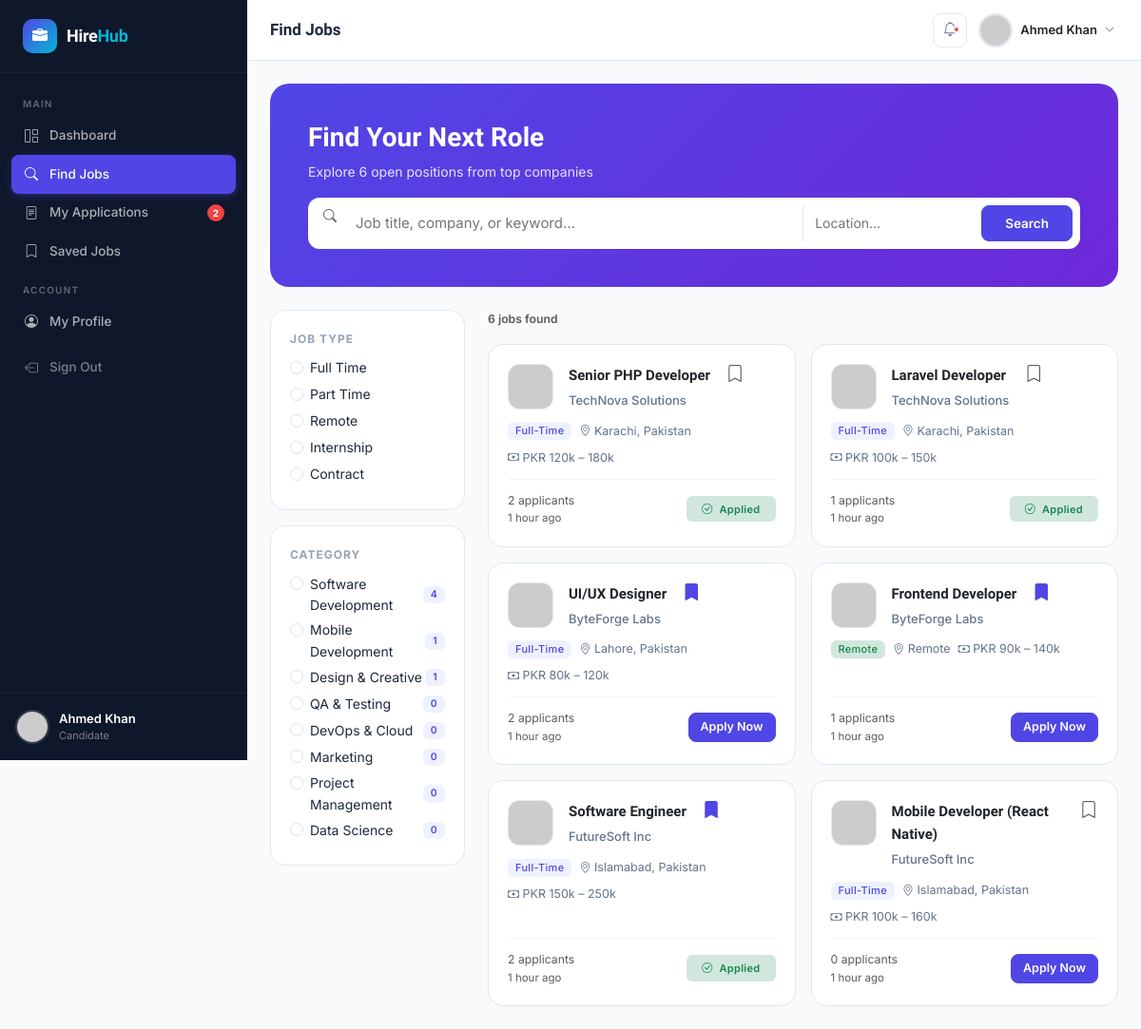
/candidate/jobs.php (signed in), run on the app's committed database.
### tables this page shows
CREATE TABLE `notifications` (
  `id` int(11) NOT NULL AUTO_INCREMENT,
  `user_id` int(11) NOT NULL,
  `type` varchar(50) NOT NULL,
  `title` varchar(200) NOT NULL,
  `message` text NOT NULL,
  `link` varchar(255) DEFAULT NULL,
  `is_read` tinyint(1) NOT NULL DEFAULT 0,
  `created_at` timestamp NOT NULL DEFAULT CURRENT_TIMESTAMP,
  PRIMARY KEY (`id`),
  KEY `user_id` (`user_id`),
  CONSTRAINT `notif_user_fk` FOREIGN KEY (`user_id`) REFERENCES `users` (`id`) ON DELETE CASCADE
);

CREATE TABLE `users` (
  `id` int(11) NOT NULL AUTO_INCREMENT,
  `name` varchar(100) NOT NULL,
  `email` varchar(150) NOT NULL,
  `password` varchar(255) NOT NULL,
  `role` enum('admin','company','candidate') NOT NULL DEFAULT 'candidate',
  `is_active` tinyint(1) NOT NULL DEFAULT 1,
  `avatar` varchar(255) DEFAULT NULL,
  `created_at` timestamp NOT NULL DEFAULT CURRENT_TIMESTAMP,
  `updated_at` timestamp NOT NULL DEFAULT CURRENT_TIMESTAMP ON UPDATE CURRENT_TIMESTAMP,
  PRIMARY KEY (`id`),
  UNIQUE KEY `email` (`email`)
);

CREATE TABLE `job_categories` (
  `id` int(11) NOT NULL AUTO_INCREMENT,
  `name` varchar(100) NOT NULL,
  `icon` varchar(50) DEFAULT 'briefcase',
  `created_at` timestamp NOT NULL DEFAULT CURRENT_TIMESTAMP,
  PRIMARY KEY (`id`)
);

CREATE TABLE `jobs` (
  `id` int(11) NOT NULL AUTO_INCREMENT,
  `company_id` int(11) NOT NULL,
  `category_id` int(11) NOT NULL,
  `title` varchar(200) NOT NULL,
  `type` enum('full-time','part-time','remote','internship','contract') NOT NULL DEFAULT 'full-time',
  `salary_min` decimal(10,2) DEFAULT NULL,
  `salary_max` decimal(10,2) DEFAULT NULL,
  `salary_currency` varchar(10) DEFAULT 'USD',
  `location` varchar(150) DEFAULT NULL,
  `description` longtext NOT NULL,
  `requirements` text DEFAULT NULL,
  `benefits` text DEFAULT NULL,
  `deadline` date DEFAULT NULL,
  `is_active` tinyint(1) NOT NULL DEFAULT 1,
  `views` int(11) NOT NULL DEFAULT 0,
  `created_at` timestamp NOT NULL DEFAULT CURRENT_TIMESTAMP,
  `updated_at` timestamp NOT NULL DEFAULT CURRENT_TIMESTAMP ON UPDATE CURRENT_TIMESTAMP,
  PRIMARY KEY (`id`),
  KEY `company_id` (`company_id`),
  KEY `category_id` (`category_id`),
  CONSTRAINT `jobs_company_fk` FOREIGN KEY (`company_id`) REFERENCES `companies` (`id`) ON DELETE CASCADE,
  CONSTRAINT `jobs_category_fk` FOREIGN KEY (`category_id`) REFERENCES `job_categories` (`id`)
);

CREATE TABLE `companies` (
  `id` int(11) NOT NULL AUTO_INCREMENT,
  `user_id` int(11) NOT NULL,
  `company_name` varchar(150) NOT NULL,
  `logo` varchar(255) DEFAULT NULL,
  `industry` varchar(100) DEFAULT NULL,
  `website` varchar(255) DEFAULT NULL,
  `description` text DEFAULT NULL,
  `location` varchar(150) DEFAULT NULL,
  `phone` varchar(30) DEFAULT NULL,
  `founded_year` year DEFAULT NULL,
  `company_size` enum('1-10','11-50','51-200','201-500','501-1000','1000+') DEFAULT '1-10',
  `is_verified` tinyint(1) NOT NULL DEFAULT 0,
  `created_at` timestamp NOT NULL DEFAULT CURRENT_TIMESTAMP,
  `updated_at` timestamp NOT NULL DEFAULT CURRENT_TIMESTAMP ON UPDATE CURRENT_TIMESTAMP,
  PRIMARY KEY (`id`),
  KEY `user_id` (`user_id`),
  CONSTRAINT `companies_user_fk` FOREIGN KEY (`user_id`) REFERENCES `users` (`id`) ON DELETE CASCADE
);

### candidate/jobs.php (the view, shortened to what the rows shown need)
<?php
require_once __DIR__ . '/../core/functions.php';
$user      = currentUser();
$candidate = Database::fetch("SELECT * FROM candidates WHERE user_id = ?", [$user['id']]);
$pageTitle  = 'Find Jobs';
$activePage = 'jobs';
$cat      = (int)($_GET['cat'] ?? 0);
$where  = ['j.is_active = 1'];
$params = [];
$jobs = Database::fetchAll(
    "SELECT j.*, c.company_name, c.logo, cat.name AS cat_name,
            (SELECT COUNT(*) FROM applications WHERE job_id = j.id) AS app_count,
            (SELECT COUNT(*) FROM applications WHERE job_id = j.id AND candidate_id = ?) AS already_applied,
            (SELECT COUNT(*) FROM saved_jobs WHERE job_id = j.id AND candidate_id = ?) AS is_saved
     FROM jobs j
     JOIN companies c ON j.company_id = c.id
     JOIN job_categories cat ON j.category_id = cat.id
     WHERE " . implode(' AND ', $where) . "
     ORDER BY j.created_at DESC",
    array_merge([$candidate['id'], $candidate['id']], $params)
);
$categories = Database::fetchAll("SELECT cat.*, COUNT(j.id) AS job_count FROM job_categories cat LEFT JOIN jobs j ON j.category_id=cat.id AND j.is_active=1 GROUP BY cat.id ORDER BY job_count DESC");
include __DIR__ . '/../views/partials/head.php';
?>
<div class="app-shell">
<?php include __DIR__ . '/../views/partials/sidebar.php'; ?>
<div class="main-content">
<?php include __DIR__ . '/../views/partials/navbar.php'; ?>
<div class="page-content">
<div class="search-hero mb-4">
  <h1>Find Your Next Role</h1>
</div>
<div class="row g-4">
  <div class="col-lg-3">
    <form method="GET" id="filterForm">
      <div class="filter-panel">
        <?php foreach ($categories as $c): ?>
        <div class="form-check mb-1 d-flex align-items-center justify-content-between">
          <div>
            <input class="form-check-input" type="radio" name="cat" id="cat_<?= $c['id'] ?>"
                   value="<?= $c['id'] ?>" <?= $cat === $c['id'] ? 'checked' : '' ?>
                   onchange="this.form.submit()">
            <label class="form-check-label" for="cat_<?= $c['id'] ?>"><?= e($c['name']) ?></label>
          </div>
          <span class="badge bg-primary-subtle text-primary" style="font-size:10.5px"><?= $c['job_count'] ?></span>
        </div>
        <?php endforeach; ?>
      </div>
    </form>
  </div>
  <div class="col-lg-9">
    <?php if (empty($jobs)): ?>
    <div class="card">
      <div class="card-body">
        <div class="empty-state py-5">
          <div class="empty-state-icon"><i class="bi bi-search"></i></div>
          <h5>No jobs match your search</h5>
          <p>Try different keywords or remove some filters.</p>
          <a href="<?= BASE_URL ?>/candidate/jobs.php" class="btn btn-outline-primary">Clear filters</a>
        </div>
      </div>
    </div>
    <?php else: ?>
    <div class="row g-3">
      <?php foreach ($jobs as $job): ?>
      <div class="col-md-6">
        <div class="job-card">
          <div class="d-flex align-items-start gap-3">
            <img src="<?= logoUrl($job['logo'], $job['company_name']) ?>" alt="" class="job-card-logo">
            <div class="flex-1 min-w-0">
              <a href="<?= BASE_URL ?>/candidate/job_detail.php?id=<?= $job['id'] ?>"
                 class="job-card-title text-decoration-none text-dark"><?= e($job['title']) ?></a>
              <div class="job-card-company mt-1"><?= e($job['company_name']) ?></div>
            </div>
            <button class="btn btn-link p-0 save-job-btn <?= $job['is_saved'] ? 'text-primary' : 'text-muted' ?>"
                    data-job-id="<?= $job['id'] ?>" style="font-size:18px;line-height:1">
              <i class="bi bi-bookmark<?= $job['is_saved'] ? '-fill' : '' ?>"></i>
            </button>
          </div>
          <div class="job-card-meta">
            <?= jobTypeBadge($job['type']) ?>
            <?php if ($job['location']): ?>
              <span><i class="bi bi-geo-alt"></i> <?= e($job['location']) ?></span>
            <?php endif; ?>
            <span><i class="bi bi-cash"></i> <?= formatSalary($job['salary_min'], $job['salary_max']) ?></span>
          </div>
          <div class="job-card-footer">
            <div>
              <div class="text-muted small"><?= $job['app_count'] ?> applicants</div>
              <div class="text-muted" style="font-size:11.5px"><?= timeAgo($job['created_at']) ?></div>
            </div>
            <?php if ($job['already_applied']): ?>
              <span class="badge bg-success-subtle text-success py-2 px-3">
                <i class="bi bi-check-circle me-1"></i> Applied
              </span>
            <?php else: ?>
              <a href="<?= BASE_URL ?>/candidate/job_detail.php?id=<?= $job['id'] ?>"
                 class="btn btn-sm btn-primary">Apply Now</a>
            <?php endif; ?>
          </div>
        </div>
      </div>
      <?php endforeach; ?>
    </div>
    <?php endif; ?>
  </div>
</div>
</div></div></div>
<?php include __DIR__ . '/../views/partials/footer.php'; ?>

### views/partials/sidebar.php (shortened to what the rows shown need)
<?php
$role = $user['role'] ?? 'candidate';
$notifications = isLoggedIn() ? getUnreadNotifications((int)$_SESSION['user_id']) : [];
$notifCount = count($notifications);
$navItems = [];
if ($role === 'admin') {
    $navItems = [
        ['label' => 'Main', 'section' => true],
        ['href' => '/admin/dashboard.php',    'icon' => 'grid-1x2',      'label' => 'Dashboard',     'key' => 'dashboard'],
        ['href' => '/admin/users.php',        'icon' => 'people',        'label' => 'Users',         'key' => 'users'],
        ['href' => '/admin/companies.php',    'icon' => 'building',      'label' => 'Companies',     'key' => 'companies'],
        ['href' => '/admin/jobs.php',         'icon' => 'briefcase',     'label' => 'Jobs',          'key' => 'jobs'],
        ['href' => '/admin/applications.php', 'icon' => 'file-text',     'label' => 'Applications',  'key' => 'applications'],
        ['href' => '/admin/categories.php',   'icon' => 'tag',           'label' => 'Categories',    'key' => 'categories'],
        ['label' => 'Settings', 'section' => true],
        ['href' => '/admin/profile.php',      'icon' => 'person-circle', 'label' => 'Profile',       'key' => 'profile'],
    ];
} else {
    $navItems = [
        ['label' => 'Main', 'section' => true],
        ['href' => '/candidate/dashboard.php',  'icon' => 'grid-1x2',    'label' => 'Dashboard',       'key' => 'dashboard'],
        ['href' => '/candidate/jobs.php',        'icon' => 'search',      'label' => 'Find Jobs',       'key' => 'jobs'],
        ['href' => '/candidate/applications.php','icon' => 'file-text',   'label' => 'My Applications', 'key' => 'applications', 'badge' => $notifCount > 0 ? $notifCount : null],
        ['href' => '/candidate/saved.php',       'icon' => 'bookmark',    'label' => 'Saved Jobs',      'key' => 'saved'],
        ['label' => 'Account', 'section' => true],
        ['href' => '/candidate/profile.php',     'icon' => 'person-circle','label' => 'My Profile',     'key' => 'profile'],
    ];
}
?>
<aside class="sidebar" id="sidebar">
  <ul class="sidebar-nav">
    <?php foreach ($navItems as $item): ?>
      <?php if (!empty($item['section'])): ?>
        <li class="nav-section-title"><?= e($item['label']) ?></li>
      <?php else: ?>
        <li>
          <a href="<?= BASE_URL . $item['href'] ?>"
             class="<?= ($activePage ?? '') === $item['key'] ? 'active' : '' ?>">
            <span class="nav-icon"><i class="bi bi-<?= e($item['icon']) ?>"></i></span>
            <?= e($item['label']) ?>
            <?php if (!empty($item['badge'])): ?>
              <span class="nav-badge"><?= (int)$item['badge'] ?></span>
            <?php endif; ?>
          </a>
        </li>
      <?php endif; ?>
    <?php endforeach; ?>
  </ul>
  <div class="sidebar-user">
    <div class="sidebar-user-info">
      <div class="sidebar-user-name"><?= e($user['name']) ?></div>
      <div class="sidebar-user-role"><?= e($user['role']) ?></div>
    </div>
  </div>
</aside>

### views/partials/navbar.php (shortened to what the rows shown need)
<nav class="top-navbar">
  <h1 class="page-title"><?= e($pageTitle ?? 'Dashboard') ?></h1>
  <div class="navbar-actions">
    <div class="dropdown">
      <button class="d-flex align-items-center gap-2 btn btn-sm border-0 bg-transparent p-1"
              data-bs-toggle="dropdown">
        <img src="<?= avatarUrl($user['avatar'] ?? null, $user['name']) ?>"
             alt="" class="avatar-sm" style="border:2px solid var(--gray-200);">
        <span class="fw-600 text-dark d-none d-md-inline" style="font-size:13px"><?= e($user['name']) ?></span>
        <i class="bi bi-chevron-down text-muted" style="font-size:10px"></i>
      </button>
    </div>
  </div>
</nav>

### core/functions.php (shortened to what the rows shown need)
<?php
require_once __DIR__ . '/../config/database.php';
function isLoggedIn(): bool {
    return !empty($_SESSION['user_id']);
}
function currentUser(): ?array {
    return Database::fetch("SELECT * FROM users WHERE id = ?", [$_SESSION['user_id']]);
}
function e(?string $str): string {
    return htmlspecialchars((string)$str, ENT_QUOTES, 'UTF-8');
}
function getUnreadNotifications(int $userId): array {
    return Database::fetchAll(
        "SELECT * FROM notifications WHERE user_id = ? AND is_read = 0 ORDER BY created_at DESC LIMIT 10",
        [$userId]
    );
}
function formatSalary(?float $min, ?float $max, string $currency = 'PKR'): string {
    if ($min && $max) return $currency . ' ' . number_format($min/1000) . 'k – ' . number_format($max/1000) . 'k';
    return $currency . ' Up to ' . number_format($max/1000) . 'k';
}
function timeAgo(string $datetime): string {
    $time = time() - strtotime($datetime);
    $units = [
        31536000 => 'year', 2592000 => 'month', 604800 => 'week',
        86400 => 'day', 3600 => 'hour', 60 => 'minute', 1 => 'second'
    ];
    foreach ($units as $secs => $label) {
        if ($time >= $secs) {
            $val = floor($time / $secs);
            return $val . ' ' . $label . ($val > 1 ? 's' : '') . ' ago';
        }
    }
    return 'just now';
}
function jobTypeBadge(string $type): string {
    $map = [
        'full-time'  => 'primary',
        'part-time'  => 'info',
        'remote'     => 'success',
        'internship' => 'warning',
        'contract'   => 'secondary',
    ];
    $color = $map[$type] ?? 'secondary';
    return '<span class="badge bg-' . $color . '-subtle text-' . $color . ' text-capitalize fw-medium">' . e($type) . '</span>';
}
function avatarUrl(?string $avatar, string $name = 'User'): string {
    return 'https://ui-avatars.com/api/?name=' . urlencode($name) . '&background=4f46e5&color=fff&size=100';
}
function logoUrl(?string $logo, string $name = 'C'): string {
    return 'https://ui-avatars.com/api/?name=' . urlencode($name) . '&background=0f172a&color=fff&size=80&font-size=0.4&rounded=true';
}

### data on the page
notifications: label "My Applications", id "2"
users: name "Ahmed Khan", role "Candidate"
job_categories: cat "☐ Software Development", name "Software Development", job_count "4"
job_categories: cat "☐ Mobile Development", name "Mobile Development", job_count "1"
job_categories: cat "☐ Design & Creative", name "Design & Creative", job_count "1"
job_categories: cat "☐ QA & Testing", name "QA & Testing", job_count "0"
job_categories: cat "☐ DevOps & Cloud", name "DevOps & Cloud", job_count "0"
job_categories: cat "☐ Marketing", name "Marketing", job_count "0"
job_categories: cat "☐ Project Management", name "Project Management", job_count "0"
job_categories: cat "☐ Data Science", name "Data Science", job_count "0"
jobs: title "Senior PHP Developer", company.company_name "TechNova Solutions", $job['id'] 1 (drawn), type "Full-Time", location "Karachi, Pakistan", formatSalary($job['salary_min'], $job['salary_max']) "PKR 120k – 180k", app_count "2", created_at "1 hour ago", shows "Applied"
jobs: title "Laravel Developer", company.company_name "TechNova Solutions", type "Full-Time", location "Karachi, Pakistan", formatSalary($job['salary_min'], $job['salary_max']) "PKR 100k – 150k", app_count "1", created_at "1 hour ago", shows "Applied"
jobs: title "UI/UX Designer", company.company_name "ByteForge Labs", type "Full-Time", location "Lahore, Pakistan", formatSalary($job['salary_min'], $job['salary_max']) "PKR 80k – 120k", app_count "2", created_at "1 hour ago"
jobs: title "Frontend Developer", company.company_name "ByteForge Labs", type "Remote", location "Remote", formatSalary($job['salary_min'], $job['salary_max']) "PKR 90k – 140k", app_count "1", created_at "1 hour ago"
jobs: title "Software Engineer", company.company_name "FutureSoft Inc", type "Full-Time", location "Islamabad, Pakistan", formatSalary($job['salary_min'], $job['salary_max']) "PKR 150k – 250k", app_count "2", created_at "1 hour ago", shows "Applied"
jobs: title "Mobile Developer (React Native)", company.company_name "FutureSoft Inc", type "Full-Time", location "Islamabad, Pakistan", formatSalary($job['salary_min'], $job['salary_max']) "PKR 100k – 160k", app_count "0", created_at "1 hour ago"

### other printed values
$item['label'] "MAIN"
$item['label'] "Dashboard"
$item['label'] "Find Jobs"
$item['label'] "Saved Jobs"
$item['label'] "ACCOUNT"
$item['label'] "My Profile"
$pageTitle "Find Jobs"
Database::count("SELECT COUNT(*) FROM jobs WHERE is_active=1") "6"
$l "Full Time"
$l "Part Time"
$l "Remote"
$l "Internship"
$l "Contract"
count($jobs) "6"
